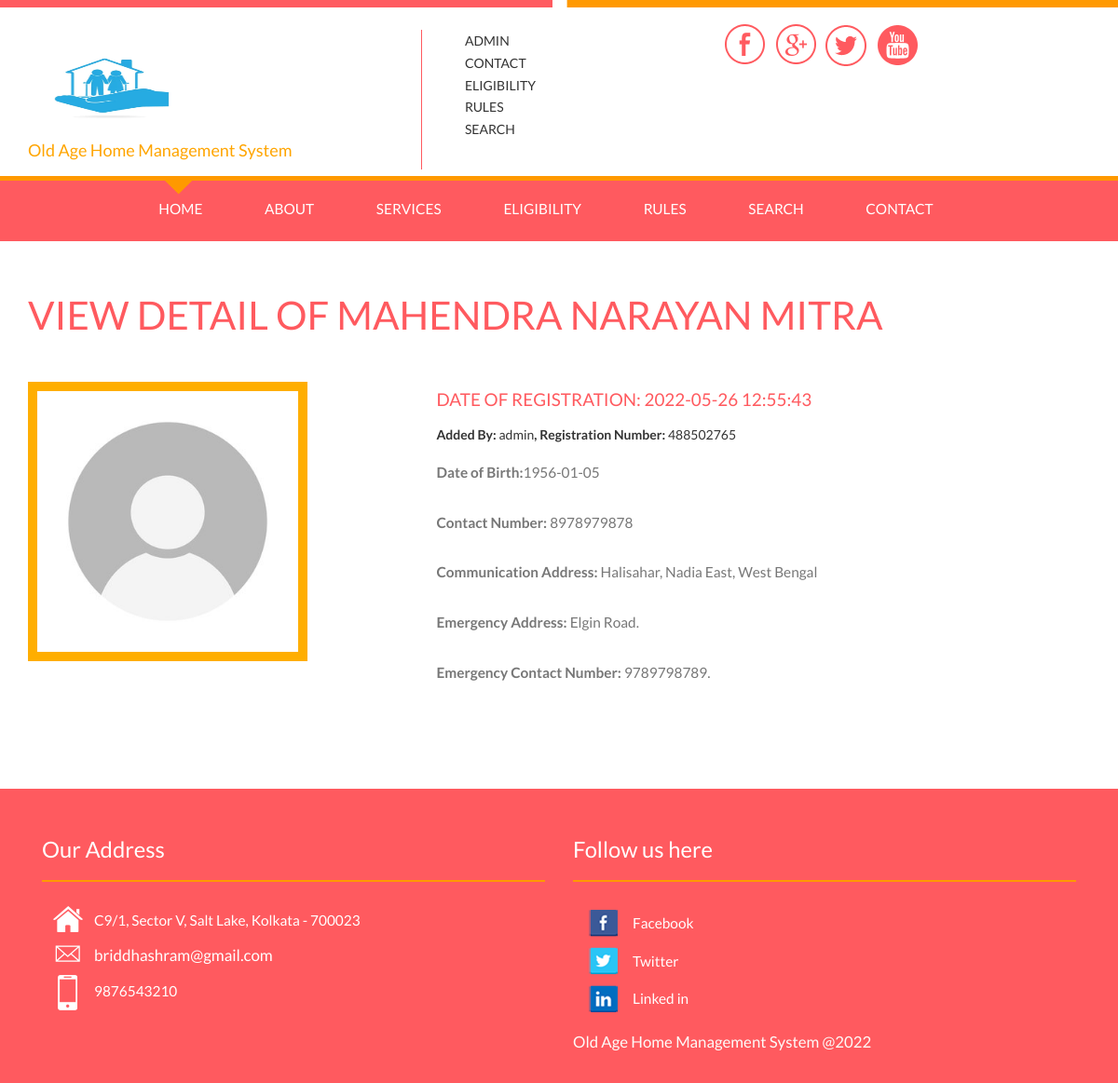
The app's page /view-scdetails.php?id=1 with its own data.
### tables this page shows
CREATE TABLE `tblseniorcitizen` (
  `ID` int(5) NOT NULL,
  `RegistrationNumber` int(10) DEFAULT NULL,
  `Name` varchar(250) DEFAULT NULL,
  `DateofBirth` date DEFAULT NULL,
  `ContactNumber` bigint(10) DEFAULT NULL,
  `CommunicationAddress` mediumtext DEFAULT NULL,
  `ProfilePic` varchar(250) DEFAULT NULL,
  `EmergencyAddress` mediumtext DEFAULT NULL,
  `EmergencyContactnumber` bigint(10) DEFAULT NULL,
  `AddedBy` varchar(100) DEFAULT NULL,
  `RegitrationDate` timestamp NULL DEFAULT current_timestamp()
);

CREATE TABLE `tblpage` (
  `ID` int(10) NOT NULL,
  `PageType` varchar(200) DEFAULT NULL,
  `PageTitle` mediumtext DEFAULT NULL,
  `PageDescription` mediumtext DEFAULT NULL,
  `Email` varchar(200) DEFAULT NULL,
  `MobileNumber` bigint(10) DEFAULT NULL,
  `UpdationDate` date DEFAULT NULL,
  `Timing` varchar(200) NOT NULL
);

### view-scdetails.php (the view, shortened to what this page needs)
<?php
include('includes/config.php');
  ?>
<!DOCTYPE HTML>
<html>
<head>
<link href="css/bootstrap.css" rel='stylesheet' type='text/css' />
<link href="css/style.css" rel='stylesheet' type='text/css' />
</head>
<body>
<?php include_once('includes/header.php');?>
</div>
	<div class="content">
	<div class="blog">
		<div class="container">
			<?php
                    $id=intval($_GET['id']);
                         $query=mysqli_query($con,"select * from tblseniorcitizen where tblseniorcitizen.ID='$id'");
while($row=mysqli_fetch_array($query))
{
?>
			<div class="blog-top">
				<h3>View Detail of <?php echo htmlentities($row['Name']);?></h3>
			</div>
			<div class="blog-bottom">
				<div class=" single-top">
					<div class="left-blog">
						<a href="single.html"><img class="img-responsive" src="admin/images/<?php echo htmlentities($row['ProfilePic']);?>" width="300" height="300" alt="" /></a>
					</div>
					<div class="top-blog">
						<a class="fast" href="#"><h2>Date of Registration: <?php echo htmlentities($row['RegitrationDate']);?> </h2></a>
					<ul class="men-grid">
						<li><strong>Added By: </strong><?php echo htmlentities($row['AddedBy']);?><strong>, </li>
						<li>Registration Number: </strong><?php echo htmlentities($row['RegistrationNumber']);?></li>
					</ul>
					<p><strong>Date of Birth:</strong><?php echo htmlentities($row['DateofBirth']);?></p>
					<p><strong>Contact Number: </strong><?php echo htmlentities($row['ContactNumber']);?></p>
					<p><strong>Communication Address: </strong><?php echo htmlentities($row['CommunicationAddress']);?></p>
					<p><strong>Emergency Address: </strong><?php echo htmlentities($row['EmergencyAddress']);?>.</p>
					<p><strong>Emergency Contact Number: </strong><?php echo htmlentities($row['EmergencyContactnumber']);?>.</p>
					</div>
				<div class="clearfix"> </div>
			</div><?php } ?>
		</div>
		</div>
	</div>
	<?php include_once('includes/footer.php');?>
</body>
</html>

### includes/header.php (shortened to what this page needs)
<div class="strip"> </div>
<div class="header-top" id="home">
  <div class="container">
    <div class="head-section">
      <div class="logo-content">
            <div class="logo">
                <a href="index.php"><img src="images/logo.png"  alt="" width="180" height="100" /></a>
                <h4 style="color: orange;">Old Age Home Management System</h4>
            </div>
            <div class="top-log">
              <ul>
                <li><a href="admin/login.php">Admin</a></li>
                <li><a href="contact.php">Contact</a></li>
               <li><a href="eligibility.php">Eligibility</a></li>
              <li><a href="rules.php"> Rules </a></li>
               <li><a href="search.php"> Search </a></li>
              </ul>
            </div>
            <div class="clearfix"> </div>
        </div>
        <div class="social-content">
            <div class="top-icons">
              <ul>
                <li><a class="fb" href="#"><span> </span></a></li>
                <li><a class="gp" href="#"><span> </span></a></li>
                <li><a class="tw" href="#"><span> </span></a></li>
                <li><a class="you" href="#"><span> </span></a></li>
              </ul>
            </div>
          </div>
        </div>
          <div class="clearfix"></div>
    </div>
  <div class="sub-header">
           <nav class="top-nav">
            <ul class="top-nav">
              <li class="active"><a href="index.php">Home</a></li>
              <li><a href="about.php">  About </a></li>
              <li><a href="services.php">Services</a></li>
              <li><a href="eligibility.php">Eligibility</a></li>
              <li><a href="rules.php"> Rules </a></li>
              <li><a href="search.php"> Search </a></li>
              <li><a href="contact.php">Contact</a></li>
            </ul>
          </nav>
  </div>

### includes/footer.php (shortened to what this page needs)
<div class= "footer">
         <div class="container">
            <div class="col-md-6 footer-grid footer-grid1">
                    <div class="Office Address">
                        <h4>Our Address</h4>
                       <ul class="bottom-icons">
                        <?php
$ret=mysqli_query($con,"select * from tblpage where PageType='contactus' ");
while ($row=mysqli_fetch_array($ret)) {
?>
                            <li><a class="home" href="#"><span> </span></a><?php  echo $row['PageDescription'];?></li>
                            <li><a class="mail" href="mailto:info@example.com"><span> </span><?php  echo $row['Email'];?></a></li>
                            <li><a class="mbl" href="#"><span> </span></a><?php  echo $row['MobileNumber'];?></li>
                            <div class="clearfix"> </div><?php } ?>
                        </ul>
                     </div>
                </div>
                <div class="col-md-6 footer-grid footer-grid3">
                    <div class=" Follow us here">
                    <h4> Follow us here</h4>
                        <ul class="bottom-icons two">
                            <li><a class="fbook" href="#"><span> </span></a>Facebook</li>
                            <li><a class="twt" href="#"><span> </span></a>Twitter</li>
                            <li><a class="iin" href="#"><span> </span></a>Linked in</li>
                        </ul>
                    </div>
                    <div class="copy-center">
                            <p>Old Age Home Management System @2022</p>
                        </div>
                    </div>
                    <div class="clearfix"> </div>
                </div>
            </div>

### records on screen
tblseniorcitizen: Name "MAHENDRA NARAYAN MITRA", ProfilePic (picture), RegitrationDate "2022-05-26 12:55:43", AddedBy "admin", RegistrationNumber "488502765", DateofBirth "1956-01-05", ContactNumber "8978979878", CommunicationAddress "Halisahar, Nadia East, West Bengal", EmergencyAddress "Elgin Road", EmergencyContactnumber "9789798789"
tblpage: PageDescription "C9/1, Sector V, Salt Lake, Kolkata - 700023", Email "briddhashram@gmail.com", MobileNumber "9876543210"
